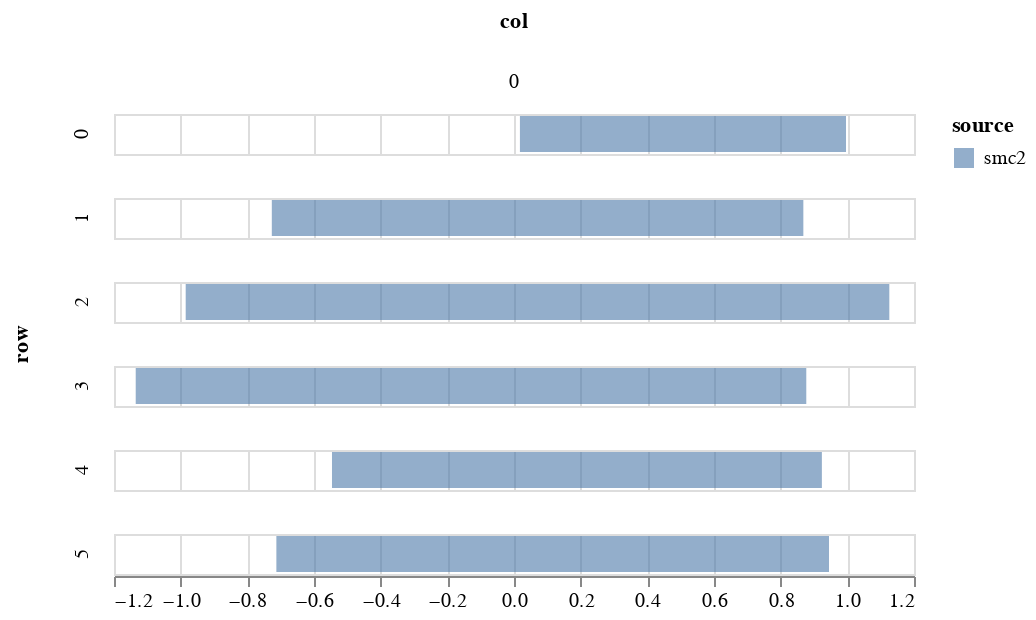

Write notebook code for a chart like this one.
### Markdown cell above
## Plot MCMC samples

### Code cell
param = 'beta'
df = get_post_df(ps[param])
df_quant = df.groupby(['row', 'col'])[['value']].quantile(0.025).reset_index()
df_quant.rename({'value':'q1'}, axis=1, inplace=True)
df_quant2 = df.groupby(['row', 'col'])[['value']].quantile(0.975).reset_index()
df_quant2.rename({'value':'q2'}, axis=1, inplace=True)

df = df_quant.merge(df_quant2, on=['row', 'col'])

# simple quantile chart
df['source'] = 'smc2'
c1 = alt.Chart(df).mark_bar(opacity=0.6).encode(
        alt.X('q1', title=None),
        alt.X2('q2', title=None),
        alt.Row('row'),
        alt.Column('col'),
        alt.Color('source')
)
c1

### Figure 1 — Vega-Lite specification as saved in the notebook (floating-point values rounded to 4 significant figures)
{"config": {"view": {"continuousWidth": 400, "continuousHeight": 300}}, "data": {"name": "data-a74a6bfc28f3358c2a81db31aeb5e4f9"}, "mark": {"type": "bar", "opacity": 0.6}, "encoding": {"color": {"type": "nominal", "field": "source"}, "column": {"type": "quantitative", "field": "col"}, "row": {"type": "quantitative", "field": "row"}, "x": {"type": "quantitative", "field": "q1", "title": null}, "x2": {"field": "q2", "title": null}}, "$schema": "https://vega.github.io/schema/vega-lite/v4.8.1.json", "datasets": {"data-a74a6bfc28f3358c2a81db31aeb5e4f9": [{"row": 0, "col": 0, "q1": 0.01775, "q2": 0.996, "source": "smc2"}, {"row": 1, "col": 0, "q1": -0.7266, "q2": 0.8681, "source": "smc2"}, {"row": 2, "col": 0, "q1": -0.9849, "q2": 1.126, "source": "smc2"}, {"row": 3, "col": 0, "q1": -1.135, "q2": 0.8768, "source": "smc2"}, {"row": 4, "col": 0, "q1": -0.546, "q2": 0.9236, "source": "smc2"}, {"row": 5, "col": 0, "q1": -0.7129, "q2": 0.945, "source": "smc2"}]}}
